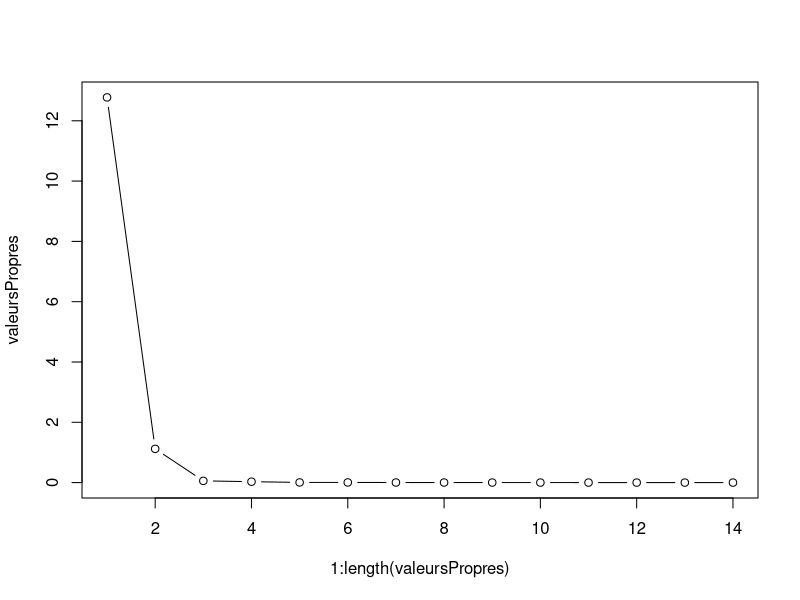
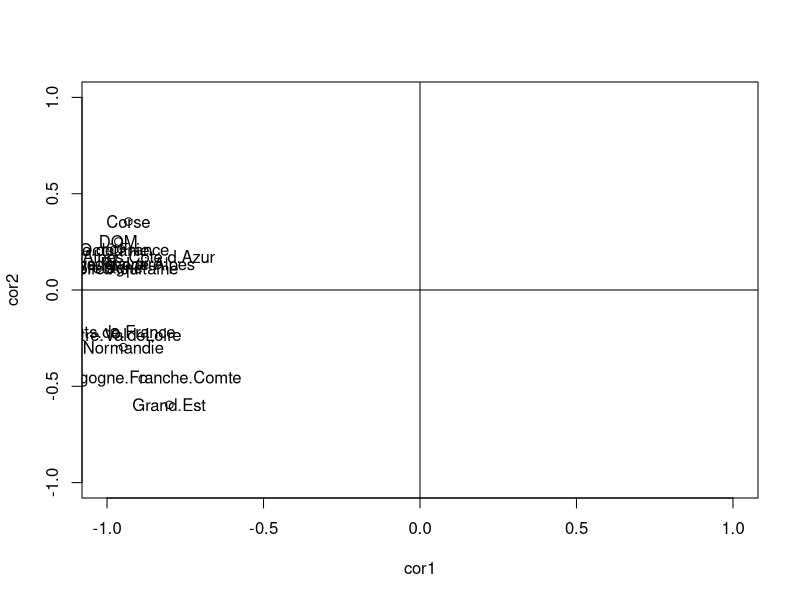
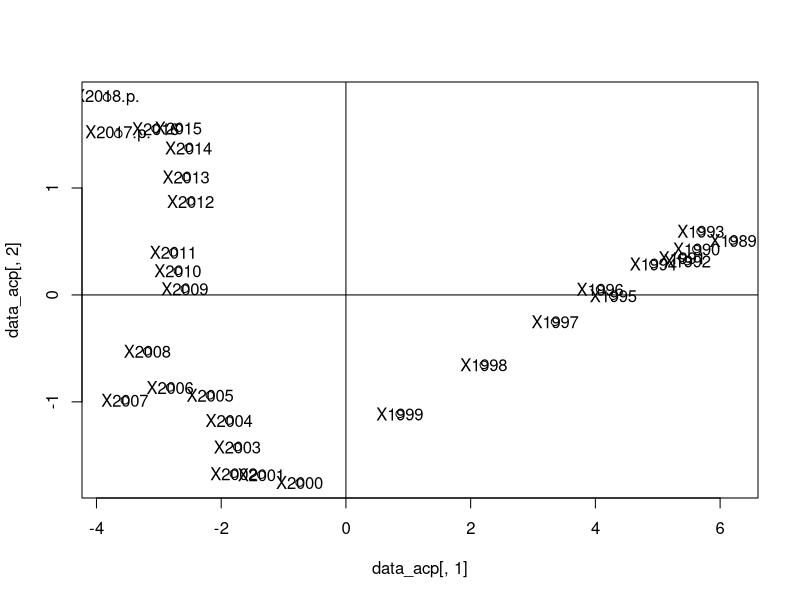

Write the R code that produced these figures, in order.
## ---- chunk 1
x_matrix <- read.csv("CSV/generated/reg-e-t-format.csv", header = T, sep = ";", row.names = 1)
## ---- chunk 2
ncol(x_matrix)
## ---- chunk 3
nrow(x_matrix)
## ---- chunk 4
x_matrix[1:10,1:2]
## ---- chunk 5
summary(x_matrix[,1:2])
## ---- chunk 6
cov(x_matrix[,1:2])
## ---- chunk 7
var(x_matrix[,1:2]);
## ---- chunk 8
cor(x_matrix[,1:2])
## ---- chunk 9
centree_reduite <- scale(x_matrix, center = T, scale = T);
## ---- chunk 10
summary(centree_reduite[,1:2])
## ---- chunk 11
cov(centree_reduite[,1:2])
## ---- chunk 12
var(centree_reduite[,1:2]);
## ---- chunk 13
cor(centree_reduite[,1:2])
## ---- chunk 14
propres <- eigen(cor(centree_reduite));
valeursPropres <- propres$values;
vecteursPropres <- propres$vectors;
## ---- chunk 15
plot(1:length(valeursPropres), valeursPropres, type = "b");
## ---- chunk 16
data_acp <- centree_reduite %*% vecteursPropres;
composante_principale_1 <- data_acp[, 1];
composante_principale_2 <- data_acp[, 2];
## ---- chunk 17
cor1 <- cor(composante_principale_1,centree_reduite);
cor2 <- cor(composante_principale_2,centree_reduite);
plot(cor1, cor2, xlim = c(-1, +1), ylim = c(-1, +1))
abline(h = 0, v = 0)
text(cor1, cor2, labels = colnames(x_matrix))
## ---- chunk 18
plot(data_acp[, 1], data_acp[, 2])
text(data_acp[, 1], data_acp[, 2], labels = rownames(data_acp))
abline(h = 0, v = 0)
